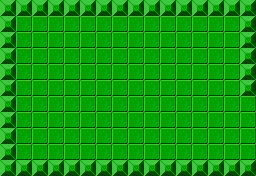

Tiled map render using the project's own tile images. Description and the whole map definition, tile-layer contents included, below:
An orthogonal 16x11 tile map with 16x16 px tiles, 1 tile layer (Слой тайлов 1) and 6 objects.

<map version="1.2" tiledversion="1.2.4" orientation="orthogonal" renderorder="right-down" width="16" height="11" tilewidth="16" tileheight="16" infinite="0" nextlayerid="4" nextobjectid="16">
 <tileset firstgid="1" source="DungeonTileset.tsx" />
 <layer id="1" name="Слой тайлов 1" width="16" height="11">
  <data encoding="csv">
2,2,2,2,2,2,2,2,2,2,2,2,2,2,2,2,
2,1,1,1,1,1,1,1,1,1,1,1,1,1,1,2,
2,1,1,1,1,1,1,1,1,1,1,1,1,1,1,2,
2,1,1,1,1,1,1,1,1,1,1,1,1,1,1,2,
2,1,1,1,1,1,1,1,1,1,1,1,1,1,1,2,
2,1,1,1,1,1,1,1,1,1,1,1,1,1,1,2,
2,1,1,1,1,1,1,1,1,1,1,1,1,1,1,1,
2,1,1,1,1,1,1,1,1,1,1,1,1,1,1,1,
2,1,1,1,1,1,1,1,1,1,1,1,1,1,1,1,
2,1,1,1,1,1,1,1,1,1,1,1,1,1,1,1,
2,2,2,2,2,2,2,2,2,2,2,2,2,2,2,2
</data>
 </layer>
 <objectgroup id="2" name="Слой объектов 1" />
 <objectgroup id="3" name="NotWalkable">
  <object id="1" x="0" y="1" width="112" height="15" />
  <object id="2" x="175" y="0" width="79" height="14" />
  <object id="3" x="238" y="13" width="17" height="82" />
  <object id="4" x="-1" y="158" width="257" height="18" />
  <object id="5" x="0" y="16" width="15" height="145" />
  <object id="15" x="111" y="1" width="67" height="15" />
 </objectgroup>
</map>
